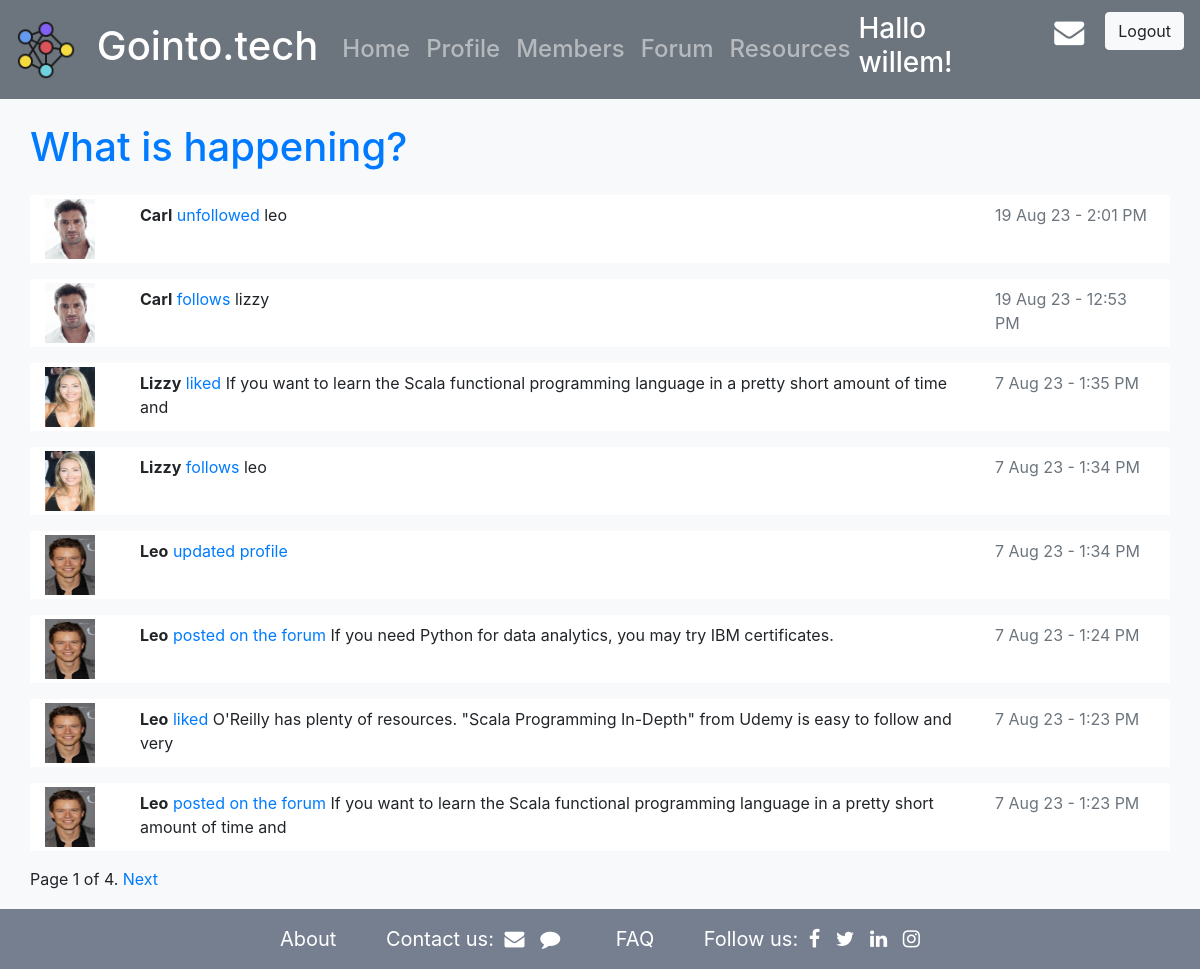
Page /dashboard/ (signed in) on the committed database.
### actions/models.py (models this page shows)
class Action(models.Model):
    user = models.ForeignKey(User, related_name='actions', on_delete=models.CASCADE)
    verb = models.CharField(max_length=255)
    created = models.DateTimeField(auto_now_add=True)
    target_ct = models.ForeignKey(ContentType,
                                  blank=True,
                                  null=True,
                                  related_name='target_obj',
                                  on_delete=models.CASCADE)
    target_id = models.PositiveIntegerField(null=True,
                                            blank=True)
    target = GenericForeignKey('target_ct', 'target_id')
    class Meta:
        indexes = [
            models.Index(fields=['-created']),
            models.Index(fields=['target_ct', 'target_id']),
        ]
        ordering = ['-created']

### account/models.py (models this page shows, shortened)
class Profile(models.Model):
    user = models.OneToOneField(User, on_delete=models.CASCADE)
    image = models.ImageField(default='default.png', upload_to='profile_pics/')
    date_of_birth = models.DateField(blank=True, null=True)
    created = models.DateTimeField(auto_now_add=True)
    current_job = models.CharField(blank=True, null=True, max_length=500)
    switching_to = models.CharField(blank=True, null=True, max_length=500)
    location = models.CharField(blank=True, null=True, max_length=100)
    bio = models.TextField(blank=True, null=True)
    career_advice = models.TextField(blank=True, null=True)
    following = models.ManyToManyField("self", blank=True)

### forum/models.py (models this page shows, shortened)
class Post(models.Model):
    thread = models.ForeignKey(Thread, on_delete=models.CASCADE, related_name='posts')
    author =  models.ForeignKey(User, on_delete=models.DO_NOTHING, related_name='user_posts')
    body = models.CharField(max_length=2000)
    created = models.DateTimeField(auto_now_add=True)
    class Meta:
        ordering = ['-created']
        indexes = [
            models.Index(fields=['created']),
        ]
    def __str__(self):
        return str(self.body)[:100]

### actions/views.py (the view)
# urls.py: path('', views.dashboard, name='dashboard'),
@login_required
def dashboard(request):
    action_list = Action.objects.all()
    followers = request.user.profile.following.all().values_list('user_id', flat=True)
    if followers:
        action_list = action_list.filter(user_id__in=followers)
    action_list = action_list[:100]
    paginator = Paginator(action_list, 8)
    page_number = request.GET.get('page')
    try:
        actions = paginator.page(page_number)
    except PageNotAnInteger:
        actions = paginator.page(1)
    except EmptyPage:
        actions = paginator.page(paginator.num_pages)
    return render(request, 'actions/dashboard.html', {'actions': actions})

### actions/templates/actions/dashboard.html (shortened to what this page needs)
{% extends "base.html" %}
{% load crispy_forms_tags %}
{% block content %}
<div class="container">
  <div class="row">
    <p class="h1 text-primary mt-4">What is happening?</p>
  </div>
    {% for action in actions %}
    {% include "actions/action.html" %}
    {% endfor %}
    <div class="row my-3">
      {% include "actions/pagination.html" with page=actions %}
    </div>
</div>
{% endblock %}

### templates/base.html (shortened to what this page needs)
{% load static %}
<!doctype html>
<html lang="en">
<head>
  <link href="https://maxcdn.bootstrapcdn.com/font-awesome/4.4.0/css/font-awesome.min.css" rel="stylesheet"/>
  <link rel="stylesheet" href="https://cdn.jsdelivr.net/npm/bootstrap@4.1.3/dist/css/bootstrap.min.css">
  <link rel="stylesheet" href="{% static 'css/base.css' %}">
</head>
<body class="bg-light">
    <nav class="navbar navbar-expand-lg navbar-dark bg-secondary py-1">
        <a class="navbar-brand text-white font-weight-bold" href="{% url 'index' %}">
            <img src={% static 'images/logo1.png' %} width="60" height="60" class="d-inline-block align-center" alt="">
            <p class="d-inline-block h1 ml-3 align-middle">Gointo.tech</p>
        </a>
        <div class="collapse navbar-collapse text-white" id="navbarText">
            <ul class="navbar-nav mr-auto h4">
                {% if user.is_authenticated %}
              <li class="nav-item">
                <a class="nav-link" href="{% url 'actions:dashboard' %}">Home </a>
              </li>
              <li class="nav-item">
                <a class="nav-link" href="{% url 'profile' %}">Profile</a>
              </li>
              <li class="nav-item">
                <a class="nav-link" href="{% url 'user_list' %}">Members</a>
              </li>
              <li class="nav-item">
                <a class="nav-link" href="{% url 'forum:thread_list' %}">Forum</a>
              </li>
                {% endif %}
              <li class="nav-item">
                <a class="nav-link" href="{% url 'resources:article_list' %}">Resources</a>
              </li>
            </ul>
            {% if user.is_authenticated %}
            <div class="d-inline-flex my-2">
                <div class="h3  text-white mr-4"> Hallo {{ user.username }}!</div>
                <a href="{% url 'mailbox' %}"><i class="fa fa-envelope" style="color:white; font-size: 30px; padding: 5px;"></i></a>
                <a href="{% url 'logout' %}">
                <button class="btn btn-light ml-3" type="submit">Logout</button>
                </a>
            </div>
              {% endif %}
        </div>
    </nav>
    {% block content %}
    {% endblock content %}
    <footer class="footer">
      <div class="container text-center">
        <span><a href="#">About</a></span>
        <span>Contact us:
          <a href="#"><i class="fa fa-envelope"></i></a>
          <a href="#"><i class="fa fa-comment"></i></a>
        </span>
        <span><a href="#">FAQ</a></span>
        <span>Follow us:
          <a href="#"><i class="fa fa-facebook"></i></a>
          <a href="#"><i class="fa fa-twitter"></i></a>
          <a href="#"><i class="fa fa-linkedin"></i></a>
          <a href="#"><i class="fa fa-instagram"></i></a>
        </span>
      </div>
    </footer>
</body>
</html>

### actions/templates/actions/action.html
{% with user=action.user profile=action.user.profile %}
<div class="row my-3 bg-white">
    <div class="col-1">
        <img src="{{ profile.image.url }}" alt="{{profile.user.username}}" class="my-1" width="50" height="60">
    </div>
    <div class="col-9">
    <p class="my-2"><span class="font-weight-bold">{{ user|capfirst }}</span>
        <span class="text-primary">{{ action.verb }}</span>
    {% if action.target %}
    {{ action.target }}
    {% endif %}
    </p>
    </div>
    <div class="col-2">
        <p class="my-2 text-secondary">{{action.created|date:"j M y - g:i A"}}</p>
    </div>
</div>
{% endwith %}

### static/css/base.css (style rules this page uses)
html { position: relative; min-height: 100%; }
body { margin-bottom: 60px; }
.footer { position: absolute; bottom: 0; width: 100%; height: 60px; line-height: 60px; background: #757f90; }
.footer a { color: white; font-size: 20px; padding: 5px; transition: all .5s ease; }
.footer span { color: white; font-size: 20px; padding: 20px; }

### rows in the picture
Action: user.profile.image (picture), user "Carl", verb "unfollowed", target "leo", created "19 Aug 23 - 2:01 PM"
Action: user.profile.image (picture), user "Carl", verb "follows", target "lizzy", created "19 Aug 23 - 12:53 PM"
Action: user.profile.image (picture), user "Lizzy", verb "liked", target "If you want to learn the Scala functional programming language in a pretty short amount of time and", created "7 Aug 23 - 1:35 PM"
Action: user.profile.image (picture), user "Lizzy", verb "follows", target "leo", created "7 Aug 23 - 1:34 PM"
Action: user.profile.image (picture), user "Leo", verb "updated profile", created "7 Aug 23 - 1:34 PM"
Action: user.profile.image (picture), user "Leo", verb "posted on the forum", target "If you need Python for data analytics, you may try IBM certificates.", created "7 Aug 23 - 1:24 PM"
Action: user.profile.image (picture), user "Leo", verb "liked", target "O'Reilly has plenty of resources. \"Scala Programming In-Depth\" from Udemy is easy to follow and very", created "7 Aug 23 - 1:23 PM"
Action: user.profile.image (picture), user "Leo", verb "posted on the forum", target "If you want to learn the Scala functional programming language in a pretty short amount of time and", created "7 Aug 23 - 1:23 PM"

### other values in the picture
{{ user.username }} "willem"
{{ page.number }} "1"
{{ page.paginator.num_pages }} "4"
